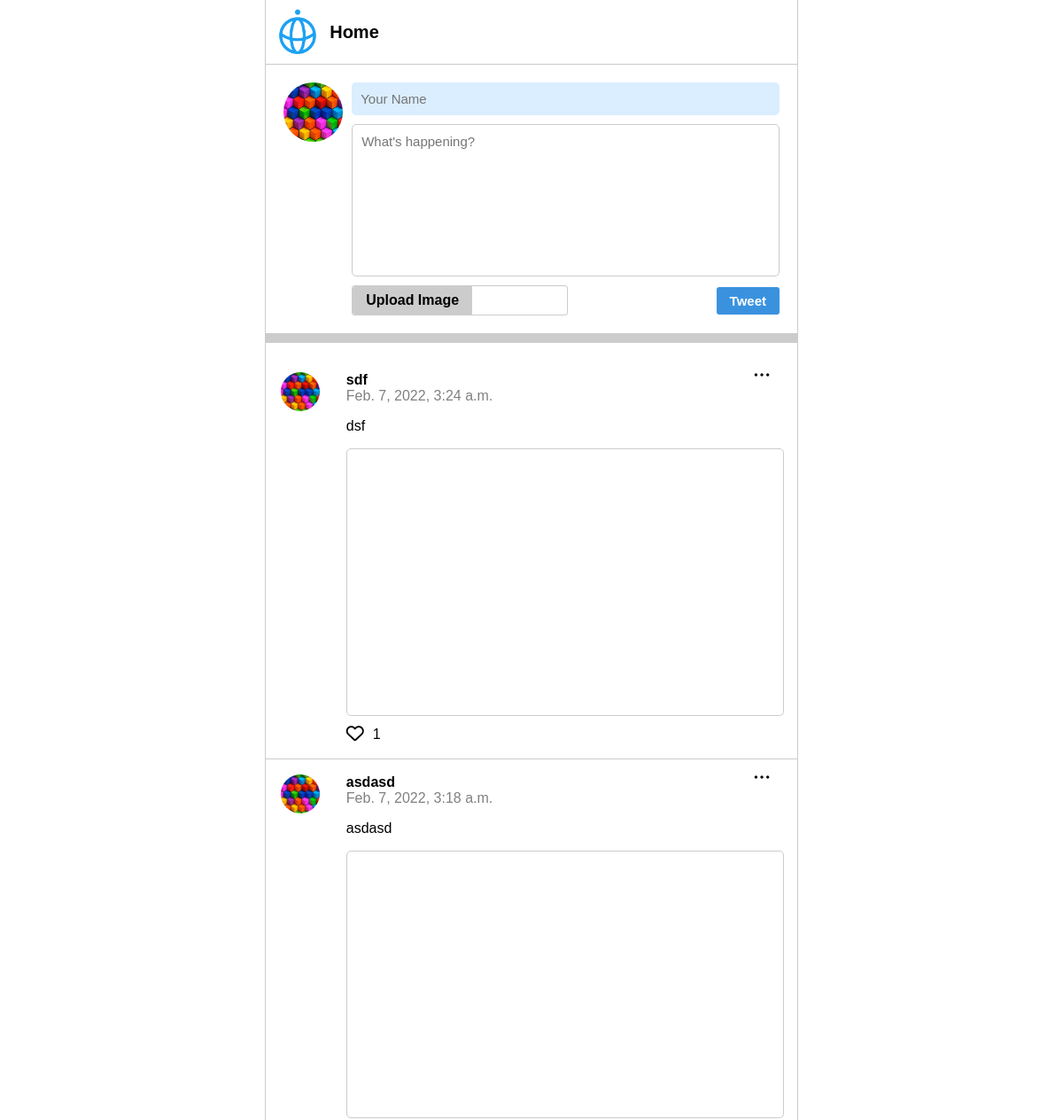
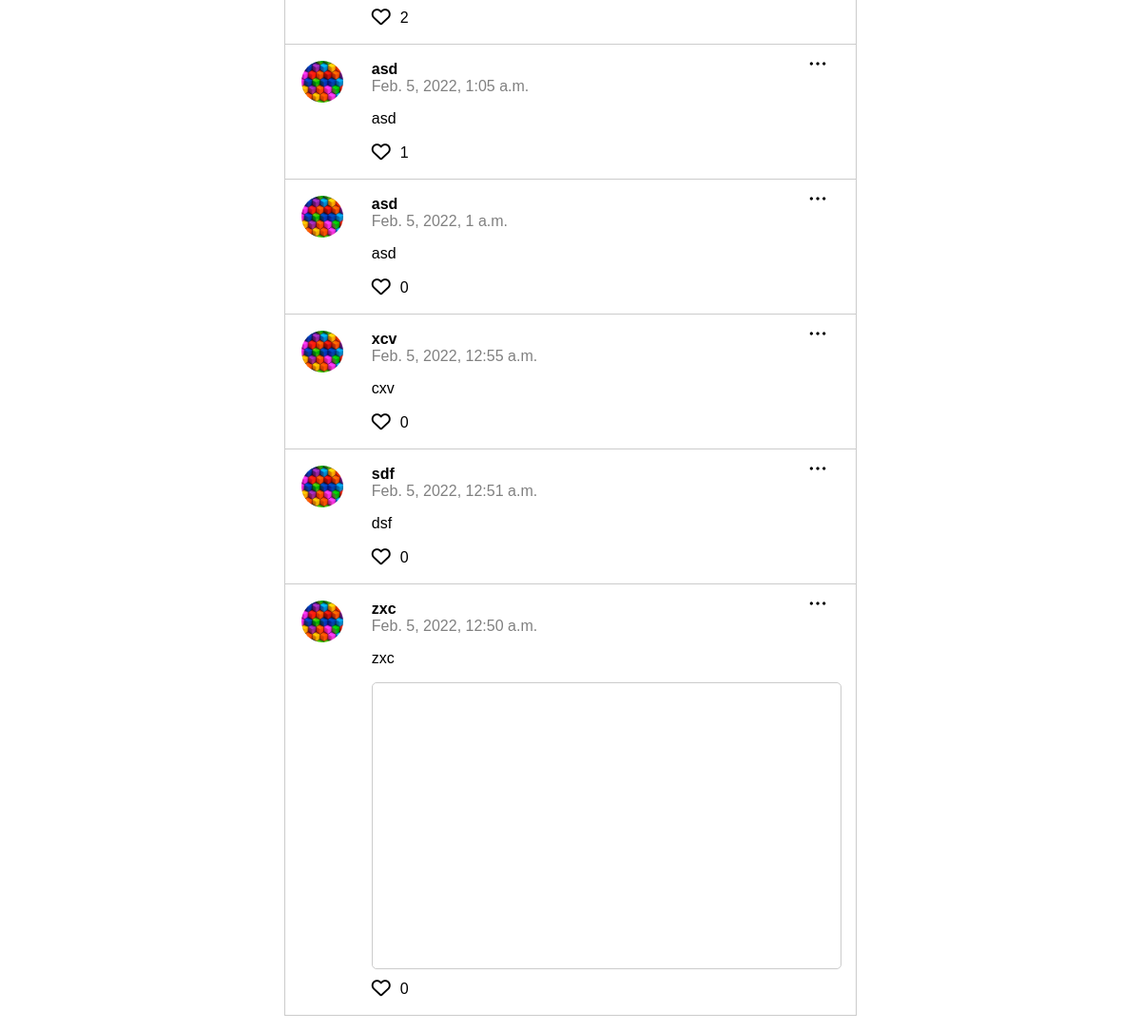
The page / on the database its author committed (2 pictures, top to bottom).
### posts/models.py (models this page shows)
class Post(models.Model):
    class Meta(object):
        db_table = 'post'
    name = models.CharField(
        'Name', blank=False, null=False, max_length=14,
        db_index=True, default='Anonymous'
    )
    body = models.CharField(
        'Body', blank=True, null=True, max_length=140,
        db_index=True
    )
    likes = models.IntegerField(
        'Likes', blank=True, null=False, db_index=True, default=0)
    createdAt = models.DateTimeField(
        'Created DateTime', blank=True, auto_now_add=True
    )
    image = CloudinaryField('image', blank=True, db_index=True)

### posts/views.py (the view, shortened to what this page needs)
# urls.py: path('', views.index, name="index"),
def index(req):
    posts = Post.objects.all().order_by('-createdAt')[:20]
    return render(req, 'posts.html', {'posts': posts})

### templates/posts.html (shortened to what this page needs)
{% extends 'base.html' %} {% block content %} {% load static %}
<section class="content">
    <section class="header">
        <img
            class="techisLogo"
            src="{% static 'img/techislogo.svg' %}"
            alt="Tech I.S. Logo"
        />
        <h1 class="headerText">Home</h1>
    </section>
    <section class="postForm">
        <img class="userIcon" src="{% static 'img/user.jpg' %}" alt="" />
        <form
            action="/"
            method="POST"
            enctype="multipart/form-data"
            autocomplete="off"
        >
            <input
                class="nameInput"
                type="text"
                name="name"
                placeholder="Your Name"
                maxlength="14"
                required
            />
            <textarea
                name="body"
                placeholder="What's happening?"
                required
            ></textarea>
            <div class="buttons">
                <div class="visibleFileInput">
                    <label class="uploadLabel" for="inputForFile">
                        Upload Image
                    </label>
                </div>
                <input class="submitButton" type="submit" value="Tweet" />
            </div>
        </form>
    </section>
    <div class="divider"></div>
    <section class="posts">
        <ul>
            {% for post in posts %}
            <li>
                <img
                    class="menuIcon jsMenuIcon"
                    src="{% static 'img/option.png' %}"
                    alt="Menu icon"
                />
                <div class="logo">
                    <img src="{% static 'img/user.jpg' %}" alt="User img" />
                </div>
                <div class="postBodyHolder">
                    <div class="nameBody">
                        <div class="name">{{ post.name }}</div>
                        <div class="dateTime">{{ post.createdAt }}</div>
                        <p>{{ post.body }}</p>
                    </div>
                    {% if post.image %}
                    <div class="imgHolder">
                    </div>
                    {% endif %}
                    <div class="likes">
                        <a href="/addLike/{{ post.id }}">
                            <i class="far fa-heart"></i>
                        </a>
                        <p class="likeAmount">{{ post.likes }}</p>
                    </div>
                </div>
            </li>
            {% endfor %}
        </ul>
    </section>
</section>
{% endblock %}

### static/css/style.css (style rules this page uses)
html, body { height: auto; margin: 0; font-family: sans-serif; }
.content { max-width: 600px; height: 100%; margin: 0 auto; border-left: 1px solid #ccc; border-right: 1px solid #ccc; }
.content .divider { width: 100%; height: 10px; background-color: #ccc; }
.header { padding: 10px; display: flex; align-items: center; border-bottom: 1px solid #ccc; }
.header .headerText { margin: 0 0 0 10px; font-size: 20px; font-weight: bold; }
.header .techisLogo { width: 9%; }
.postForm { padding: 20px; border-bottom: 1px solid #ccc; display: flex; align-items: flex-start; }
.postForm .userIcon { width: 12%; margin-right: 10px; border-radius: 50%; }
.postForm form { width: 100%; display: flex; flex-direction: column; }
.postForm input, .postForm textarea { font-family: sans-serif; font-size: 15px; }
.postForm .nameInput, .postForm textarea { width: auto; margin-bottom: 10px; padding: 10px; border-radius: 5px; }
.postForm .nameInput { background-color: #49a8ff33; border: none; }
.postForm textarea { height: 150px; border: 1px solid #ccc; resize: none; }
.postForm .buttons { display: flex; justify-content: space-between; align-items: center; }
.postForm .buttons .visibleFileInput { width: 50%; border: 1px solid #ccc; border-radius: 3px; display: flex; align-items: center; }
.postForm .buttons .uploadLabel, .postForm .buttons .submitButton, .postForm .buttons .endingButtons a { padding: 7px 15px; font-weight: bold; border: none; border-radius: 3px; }
.postForm .buttons .uploadLabel { border-top-right-radius: 0; border-bottom-right-radius: 0; background-color: #ccc; }
.postForm .buttons .submitButton { background-color: #3a92df; color: #fff; }
.posts ul { padding: 0; }
.posts li { padding: 17px; display: flex; border-bottom: 1px solid #ccc; position: relative; }
.posts li .menuIcon { width: 20px; position: absolute; top: 10px; right: 30px; }
.posts li .logo { flex-basis: 15%; }
.posts li .logo img { width: 60%; border-radius: 50%; }
.posts li .postBodyHolder { width: 100%; }
.posts li .postBodyHolder .imgHolder, .postForm .uploadedImageHolder { width: 100%; height: 300px; margin-bottom: 10px; border-radius: 5px; border: 1px solid #ccc; overflow: hidden; }
.posts li .nameBody { flex-basis: 85%; }
.posts li .nameBody .name { font-weight: bold; }
.posts li .nameBody .dateTime { color: gray; }
.posts li .likes { display: flex; align-items: center; }
.posts li .likes a { color: #000; }
.posts li .likes a i { font-size: 20px; }
.posts li .likes .likeAmount { margin: 0 0 0 10px; }

### rows shown on the page
Post: name "sdf", createdAt "Feb. 7, 2022, 3:24 a.m.", body "dsf", likes "1"
Post: name "asdasd", createdAt "Feb. 7, 2022, 3:18 a.m.", body "asdasd", likes "2"
Post: name "asd", createdAt "Feb. 5, 2022, 1:05 a.m.", body "asd", likes "1"
Post: name "asd", createdAt "Feb. 5, 2022, 1 a.m.", body "asd", likes "0"
Post: name "xcv", createdAt "Feb. 5, 2022, 12:55 a.m.", body "cxv", likes "0"
Post: name "sdf", createdAt "Feb. 5, 2022, 12:51 a.m.", body "dsf", likes "0"
Post: name "zxc", createdAt "Feb. 5, 2022, 12:50 a.m.", body "zxc", likes "0"
